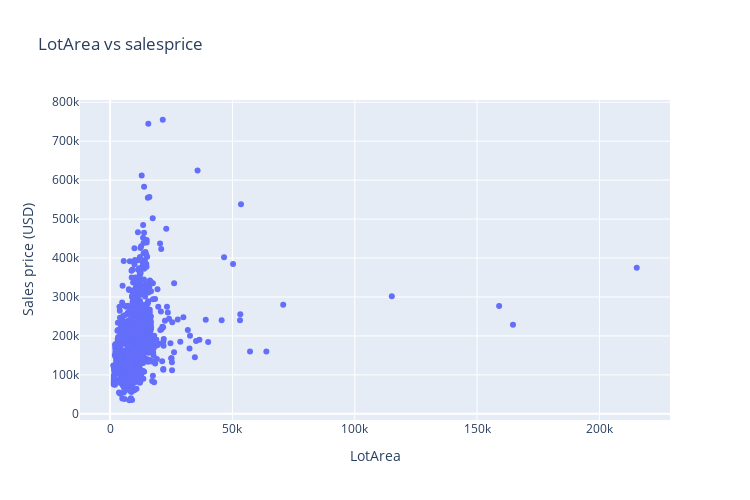
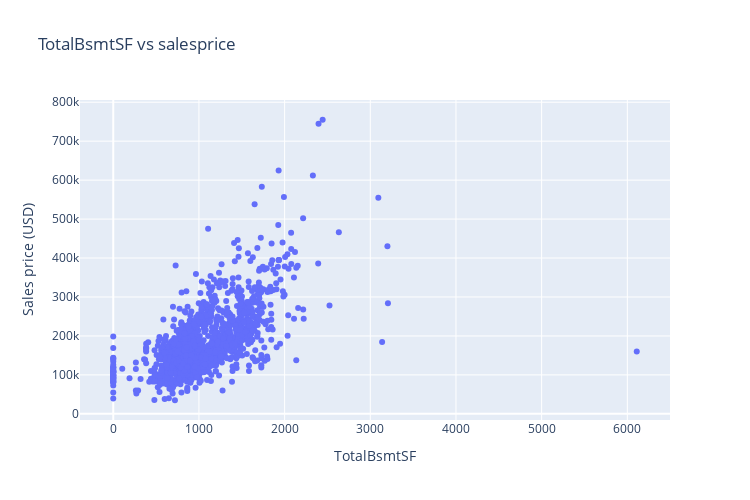

The code cell stored with these charts, in order, in its notebook:
### Code cell
for column in config.get("NUMERICAL_COLUMNS"):

    fig = go.Figure()

    fig.add_trace(
        go.Scatter(
            x=train_data_selected_columns[column],
            y=train_data_selected_columns["SalePrice"],
            mode="markers",
            name="Lot Area",
        )
    )

    fig.update_layout(
        title=f"{column} vs salesprice",
        xaxis_title=column,
        yaxis_title="Sales price (USD)",
        height=500,
        width=750,
    )

    fig.show()

### Figure 1 — Plotly figure (JSON) as saved in the notebook; plotly's stock layout.template omitted (floating-point values rounded to 4 significant figures; data arrays with more than 128 entries replaced by an {"elided": "..."} marker saying what was removed)
{"data": [{"mode": "markers", "name": "Lot Area", "type": "scatter", "x": {"elided": "1459 int values"}, "y": {"elided": "1459 int values"}}], "layout": {"height": 500, "title": {"text": "LotArea vs salesprice"}, "width": 750, "xaxis": {"title": {"text": "LotArea"}}, "yaxis": {"title": {"text": "Sales price (USD)"}}}}

### Figure 2 — Plotly figure (JSON) as saved in the notebook; plotly's stock layout.template omitted (floating-point values rounded to 4 significant figures; data arrays with more than 128 entries replaced by an {"elided": "..."} marker saying what was removed)
{"data": [{"mode": "markers", "name": "Lot Area", "type": "scatter", "x": {"elided": "1459 int values"}, "y": {"elided": "1459 int values"}}], "layout": {"height": 500, "title": {"text": "TotalBsmtSF vs salesprice"}, "width": 750, "xaxis": {"title": {"text": "TotalBsmtSF"}}, "yaxis": {"title": {"text": "Sales price (USD)"}}}}
